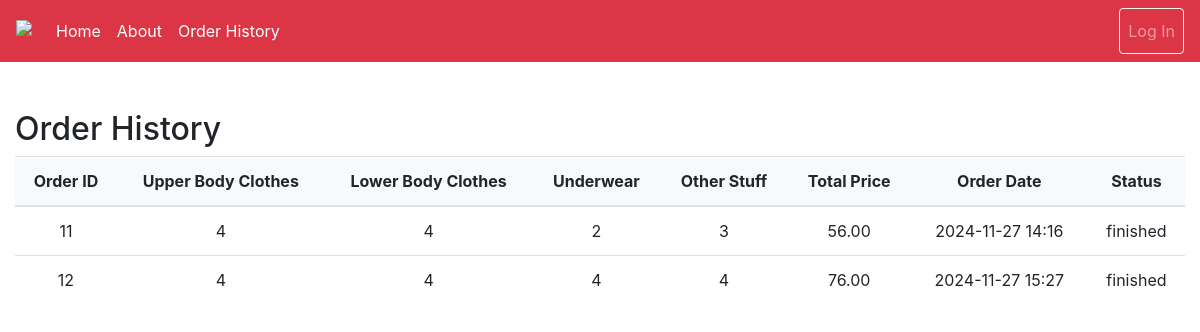
The page /users/ord-history (signed in) on the database its author committed.
### users/models.py (models this page shows, shortened)
class Order(models.Model):
    STATUS_CHOICES = [
        ('looking_for_driver', 'Looking for Driver'),
        ('driver_on_the_way_to_pickup', 'Driver on the way to pickup'),
        ('driver_on_the_way_to_laundry', 'Driver on the way to laundry'),
        ('laundry_received', 'Laundry received'),
        ('laundry_cleaning', 'Laundry cleaning'),
        ('driver_on_the_way_to_customer', 'Driver on the way to customer'),
        ('delivered', 'Delivered'),
        ('finished', 'Finished'),
    ]
    user = models.ForeignKey(User, on_delete=models.CASCADE, null=True)
    upper_body_clothes = models.IntegerField(default=0)
    lower_body_clothes = models.IntegerField(default=0)
    underwear = models.IntegerField(default=0)
    other_stuff = models.IntegerField(default=0)
    order_date = models.DateTimeField(auto_now_add=True)
    total_price = models.DecimalField(max_digits=10, decimal_places=2, default=0.00)
    created_at = models.DateTimeField(default=timezone.now)
    status = models.CharField(max_length=50, choices=STATUS_CHOICES, default='looking_for_driver')

### users/views.py (the view)
# urls.py: path('ord-history', views.ord_history, name='ord-history'),
def ord_history(request):
    if request.user.is_authenticated:
        orders = Order.objects.filter(user=request.user, status='finished')  # Filter orders for the logged-in user
    else:
        orders = []  # No orders if the user is not authenticated
    return render(request, 'users/ord-history.html', {'orders': orders})

### users/templates/users/ord-history.html (shortened to what this page needs)
{% extends 'users/baseCustomer.html' %}
{% block content %}
<div class="container mt-5">
    <h2>Order History</h2>
    {% if orders %}
        <table class="table">
            <thead>
                <tr>
                    <th>Order ID</th>
                    <th>Upper Body Clothes</th>
                    <th>Lower Body Clothes</th>
                    <th>Underwear</th>
                    <th>Other Stuff</th>
                    <th>Total Price</th>
                    <th>Order Date</th>
                    <th>Status</th>
                </tr>
            </thead>
            <tbody>
                {% for order in orders %}
                    <tr>
                        <td>{{ order.id }}</td>
                        <td>{{ order.upper_body_clothes }}</td>
                        <td>{{ order.lower_body_clothes }}</td>
                        <td>{{ order.underwear }}</td>
                        <td>{{ order.other_stuff }}</td>
                        <td>{{ order.total_price }}</td>
                        <td>{{ order.created_at|date:"Y-m-d H:i" }}</td>
                        <td>{{ order.status }}</td>
                    </tr>
                {% endfor %}
            </tbody>
        </table>
    {% else %}
        <p>No orders found.</p>
    {% endif %}
</div>
{% endblock %}

### users/static/users/css/style.css (style rules this page uses)
.table th, .table td { text-align: center; vertical-align: middle; }
.table { border-collapse: collapse; }
.table th { background-color: #f8f9fa; }
.container { max-width: 1200px; }

### rows shown on the page
Order: id "11", upper_body_clothes "4", lower_body_clothes "4", underwear "2", other_stuff "3", total_price "56.00", created_at "2024-11-27 14:16", status "finished"
Order: id "12", upper_body_clothes "4", lower_body_clothes "4", underwear "4", other_stuff "4", total_price "76.00", created_at "2024-11-27 15:27", status "finished"
